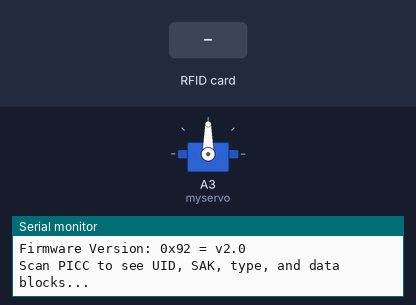
Simulated run of this sketch. Board: Arduino Uno, built with avr-gcc and run on an emulated ATmega328P. Shown: servo, the last lines printed to the serial monitor. The test bench sets the inputs (shaded band).

Above: at 1.2 s.
1.3 s: RFID card 5E 7A 19 C4 held to the reader
At 2.1 s:
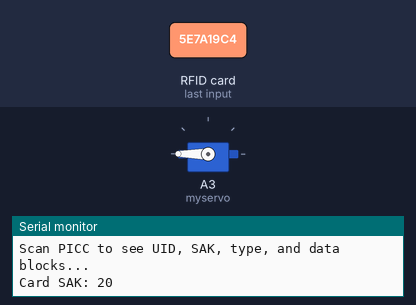
Timing chart, 0 to 4.3 s (numbered marks = the images above; inputs shaded):
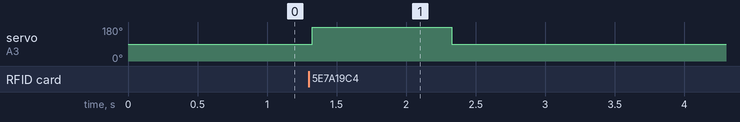

Measured:
- after the input at 1.3 s, servo on A3 (myservo): 90° → 180° at once, → 90° 1.0 s later

The sketch:

NFC.ino
```cpp
#include <SPI.h>
#include <MFRC522.h>
#include <Servo.h>

#define RST_PIN         9          // Configurable, see typical pin layout above
#define SS_PIN          10         // Configurable, see typical pin layout above

Servo myservo;
MFRC522 mfrc522(SS_PIN, RST_PIN);  // Create MFRC522 instance
int count = 0;
int angle = 0;
void setup() {
  myservo.attach(A3);
	Serial.begin(9600);		// Initialize serial communications with the PC
	while (!Serial);		// Do nothing if no serial port is opened (added for Arduinos based on ATMEGA32U4)
	SPI.begin();			// Init SPI bus
	mfrc522.PCD_Init();		// Init MFRC522
	mfrc522.PCD_DumpVersionToSerial();	// Show details of PCD - MFRC522 Card Reader details
	Serial.println(F("Scan PICC to see UID, SAK, type, and data blocks..."));

}

void loop() {
	// Look for new cards


	    if ( ! mfrc522.PICC_IsNewCardPresent()) {
		    return;
	    }

	    // Select one of the cards
	    if ( ! mfrc522.PICC_ReadCardSerial()) {
		    return;
	    }
      if ( Serial.print("Card SAK: 20") )
      {
        count++;
         angle = 180;
         myservo.write(angle);
         delay(1000);
      }

      if ( count % 2 )
      {
        angle = 90;
        myservo.write(angle);
        delay(1000);
        }
	      // Dump debug info about the card; PICC_HaltA() is automatically called
	      mfrc522.PICC_DumpToSerial(&(mfrc522.uid));

}
```
